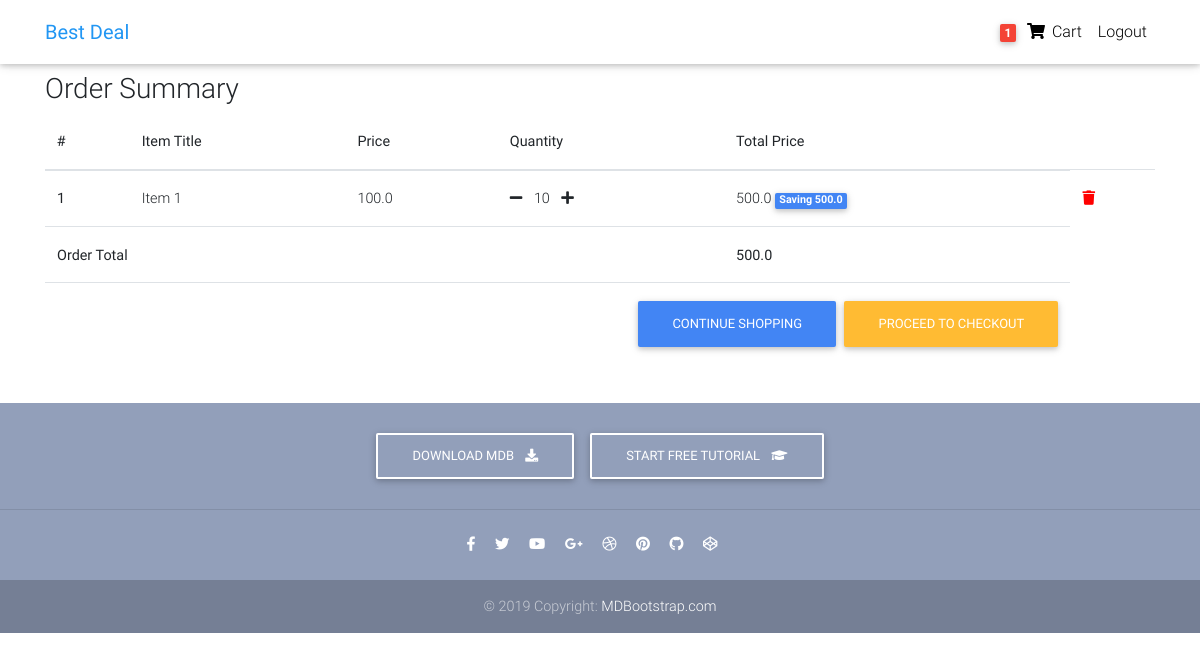
The app's page /order-summary (signed in), older data.
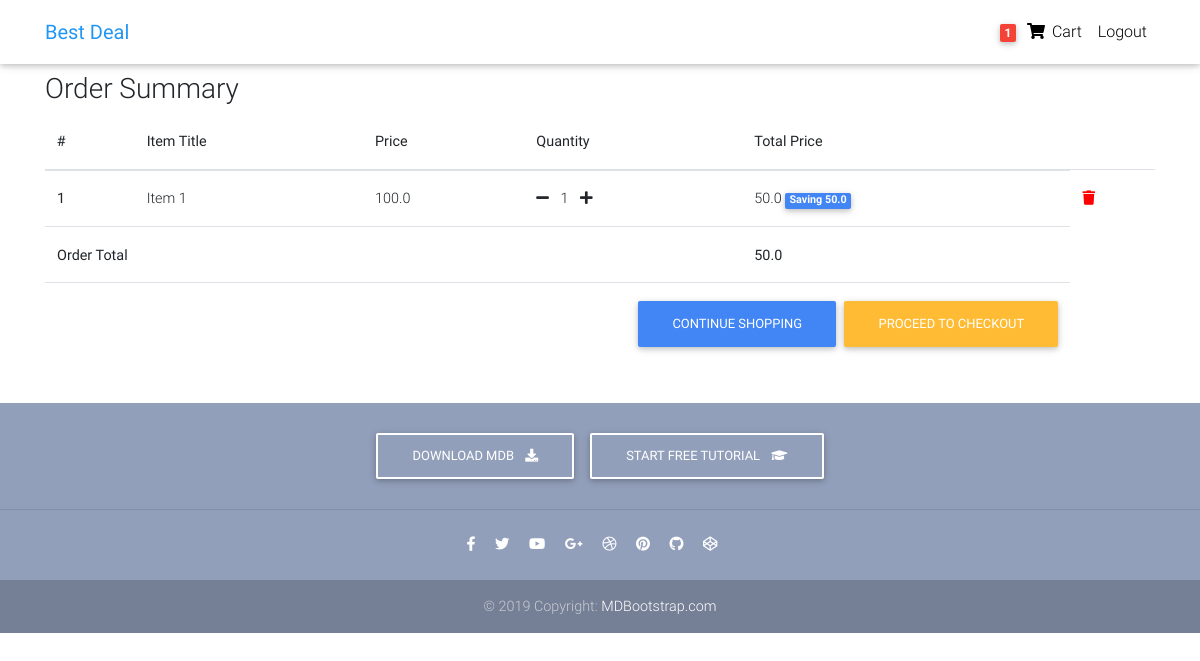
The same page, newer data.
### core/models.py (models this page shows, shortened)
class Order(models.Model):
    user = models.ForeignKey(settings.AUTH_USER_MODEL,
                            on_delete=models.CASCADE)
    items = models.ManyToManyField(OrderItem)
    start_date = models.DateTimeField(auto_now_add=True)
    ordered_date = models.DateTimeField()
    ordered = models.BooleanField(default=False)
    def get_total(self):
        total = 0
        for order_item in self.items.all():
            total += order_item.get_final_price()
        return total

class OrderItem(models.Model):
    user = models.ForeignKey(settings.AUTH_USER_MODEL,
                            on_delete=models.CASCADE, blank=True, null=True)
    item = models.ForeignKey(Item, on_delete=models.CASCADE)
    ordered = models.BooleanField(default=False)
    quantity = models.IntegerField(default=1)
    def get_total_item_price(self):
        return self.quantity * self.item.price
    def get_total_discount_item_price(self):
        return self.quantity * self.item.discount_price
    def get_amount_saved(self):
        return self.get_total_item_price() - self.get_total_discount_item_price()
    def get_final_price(self):
        if self.item.discount_price:
            return self.get_total_discount_item_price()
        return self.get_total_item_price()

class Item(models.Model):
    title = models.CharField(max_length=100)
    price = models.FloatField()
    discount_price = models.FloatField(blank=True, null=True)
    category = models.CharField(choices=CATEGORY_CHOICES, max_length=2)
    label = models.CharField(choices=LABEL_CHOICES, max_length=1)
    slug = models.SlugField()
    description = models.TextField()

### core/views.py (the view)
# urls.py: path('order-summary', OrderSummaryView.as_view(), name='order-summary'),
class OrderSummaryView(LoginRequiredMixin, View):
    def get(self, *args, **kwargs):
        try:
            order = Order.objects.get(user=self.request.user, ordered=False)
            context = {
                'object':order
            }
            return render(self.request, "order_summary.html", context)
        except ObjectDoesNotExist:
            messages.error(self.request, "You do not have active order")
            return redirect("/")

### core/templatetags/cart_template_tags.py (called while the page is built)
@register.filter
def cart_item_count(user):
    if user.is_authenticated:
        qs = Order.objects.filter(user=user, ordered=False)
        if qs.exists():
            return qs[0].items.count()
    return 0

### templates/order_summary.html (shortened to what this page needs)
{% extends "base.html" %}
{% block content %}
  <body>
    <main>
      <div class="container">
        <div class="table-responsive text-nowrap">
            <h3>Order Summary</h3>
            <table class="table">
              <thead>
                <tr>
                  <th scope="col">#</th>
                  <th scope="col">Item Title</th>
                  <th scope="col">Price</th>
                  <th scope="col">Quantity</th>
                  <th scope="col">Total Price</th>
                </tr>
              </thead>
              <tbody>
                  {% for order_item in object.items.all %}
                    <tr>
                        <th scope="row">{{forloop.counter}}</th>
                        <td>{{order_item.item.title}}</td>
                        <td>{{order_item.item.price}}</td>
                        <td>
                          <a href="{% url 'core:remove-single-item-from-cart' order_item.item.slug %}"><i class="fas fa-minus mr-2"></i></a>
                          {{order_item.quantity}}
                          <a href="{% url 'core:add-to-cart' order_item.item.slug %}"><i class="fas fa-plus ml-2"></i></a>
                        </td>
                        {% if order_item.item.discount_price %}
                        <td>
                            {{ order_item.get_total_discount_item_price }}
                            <span class="badge badge-primary">Saving {{ order_item.get_amount_saved }}</span>
                        </td>
                        {% else %}
                        <td>{{ order_item.get_total_item_price }}</td>
                        {% endif %}
                        <td>
                          <a style='color:red;' href="{% url 'core:remove-from-cart' order_item.item.slug %}"><i class="fas fa-trash"></i></a>
                        </td>
                    </tr>
                  {% endfor %}
                  {% if object.get_total %}
                    <tr>
                      <td colspan="4"><strong>Order Total</strong></td>
                      <td><strong>{{ object.get_total }}</strong></td>
                    </tr>
                    <tr>
                      <td colspan="5">
                        <a class="btn btn-warning float-right ml-2" href="/checkout">PROCEED TO CHECKOUT</a>
                        <a class="btn btn-primary float-right" href="/">CONTINUE SHOPPING</a>
                      </td>
                    </tr>
                  {% endif %}
              </tbody>
            </table>
          </div>
      </div>
    </main>
  </body>
{% endblock content %}

### templates/base.html (shortened to what this page needs)
{% load static %}
<!DOCTYPE html>
<html lang="en">
    <head>
        <link rel="stylesheet" href="https://use.fontawesome.com/releases/v5.11.2/css/all.css">
        <link href="{% static 'css/bootstrap.min.css' %}" rel="stylesheet">
        <link href="{% static 'css/mdb.min.css' %}" rel="stylesheet">
        <link href="{% static 'css/style.min.css' %}" rel="stylesheet">
    </head>
<body>
    {% include "navbar.html" %}
    <div class="mt-5 pt-4">
    </div>
    {% block content %}
    {% endblock content%}
    {% include "footer.html" %}
</body>
</html>

### templates/navbar.html (shortened to what this page needs)
  {% load cart_template_tags %}
  <nav class="navbar fixed-top navbar-expand-lg navbar-light white scrolling-navbar">
    <div class="container">
      <a class="navbar-brand waves-effect" href="/" target="_blank">
        <strong class="blue-text">Best Deal</strong>
      </a>
      <div class="collapse navbar-collapse" id="navbarSupportedContent">
        <ul class="navbar-nav nav-flex-icons">
          {% if request.user.is_authenticated %}
            <li class="nav-item">
              <a href="{% url 'core:order-summary' %}" class="nav-link waves-effect">
                <span class="badge red z-depth-1 mr-1"> {{ request.user|cart_item_count }} </span>
                <i class="fas fa-shopping-cart"></i>
                <span class="clearfix d-none d-sm-inline-block"> Cart </span>
              </a>
            </li>
            <li class="nav-item">
              <a class="nav-link waves-effect" href="{% url 'account_logout' %}">
                <span class="clearfix d-none d-sm-inline-block"> Logout </span>
              </a>
            </li>
          {% endif %}
        </ul>
      </div>
    </div>
  </nav>

### templates/footer.html
<footer class="page-footer text-center font-small mt-4 wow fadeIn">
    <div class="pt-4">
      <a class="btn btn-outline-white" href="https://mdbootstrap.com/docs/jquery/getting-started/download/" target="_blank"
        role="button">Download MDB
        <i class="fas fa-download ml-2"></i>
      </a>
      <a class="btn btn-outline-white" href="https://mdbootstrap.com/education/bootstrap/" target="_blank" role="button">Start
        free tutorial
        <i class="fas fa-graduation-cap ml-2"></i>
      </a>
    </div>
    <hr class="my-4">
    <div class="pb-4">
      <a href="https://www.facebook.com/mdbootstrap" target="_blank">
        <i class="fab fa-facebook-f mr-3"></i>
      </a>
      <a href="https://twitter.com/MDBootstrap" target="_blank">
        <i class="fab fa-twitter mr-3"></i>
      </a>
      <a href="https://www.youtube.com/watch?v=7MUISDJ5ZZ4" target="_blank">
        <i class="fab fa-youtube mr-3"></i>
      </a>
      <a href="https://plus.google.com/u/0/b/107863090883699620484" target="_blank">
        <i class="fab fa-google-plus-g mr-3"></i>
      </a>
      <a href="https://dribbble.com/mdbootstrap" target="_blank">
        <i class="fab fa-dribbble mr-3"></i>
      </a>
      <a href="https://pinterest.com/mdbootstrap" target="_blank">
        <i class="fab fa-pinterest mr-3"></i>
      </a>
      <a href="https://github.com/mdbootstrap/bootstrap-material-design" target="_blank">
        <i class="fab fa-github mr-3"></i>
      </a>
      <a href="http://codepen.io/mdbootstrap/" target="_blank">
        <i class="fab fa-codepen mr-3"></i>
      </a>
    </div>
    <div class="footer-copyright py-3">
      © 2019 Copyright:
      <a href="https://mdbootstrap.com/education/bootstrap/" target="_blank"> MDBootstrap.com </a>
    </div>
  </footer>

### templates/scripts.html (shortened to what this page needs)
{% load static %}

### templates/base.html (style rules this page uses)
html, body, header, .carousel { height: 60vh; }

Row changes from the older to the newer data that the page shows:
changed OrderItem "Item 1": quantity "10" → "1"; get_total_discount_item_price "500.0" → "50.0"; get_amount_saved "500.0" → "50.0"
changed through a linked row, Order: get_total "500.0" → "50.0"
